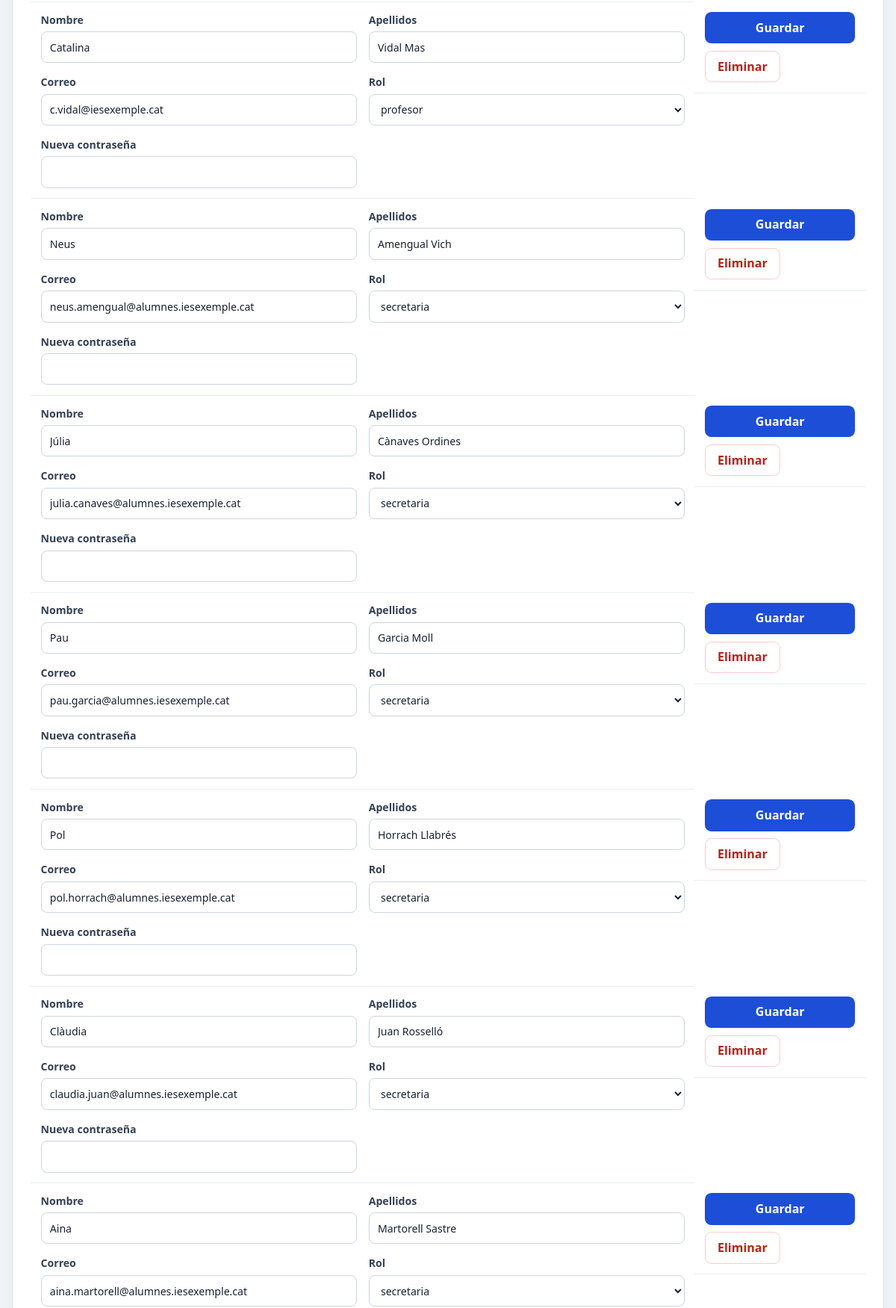
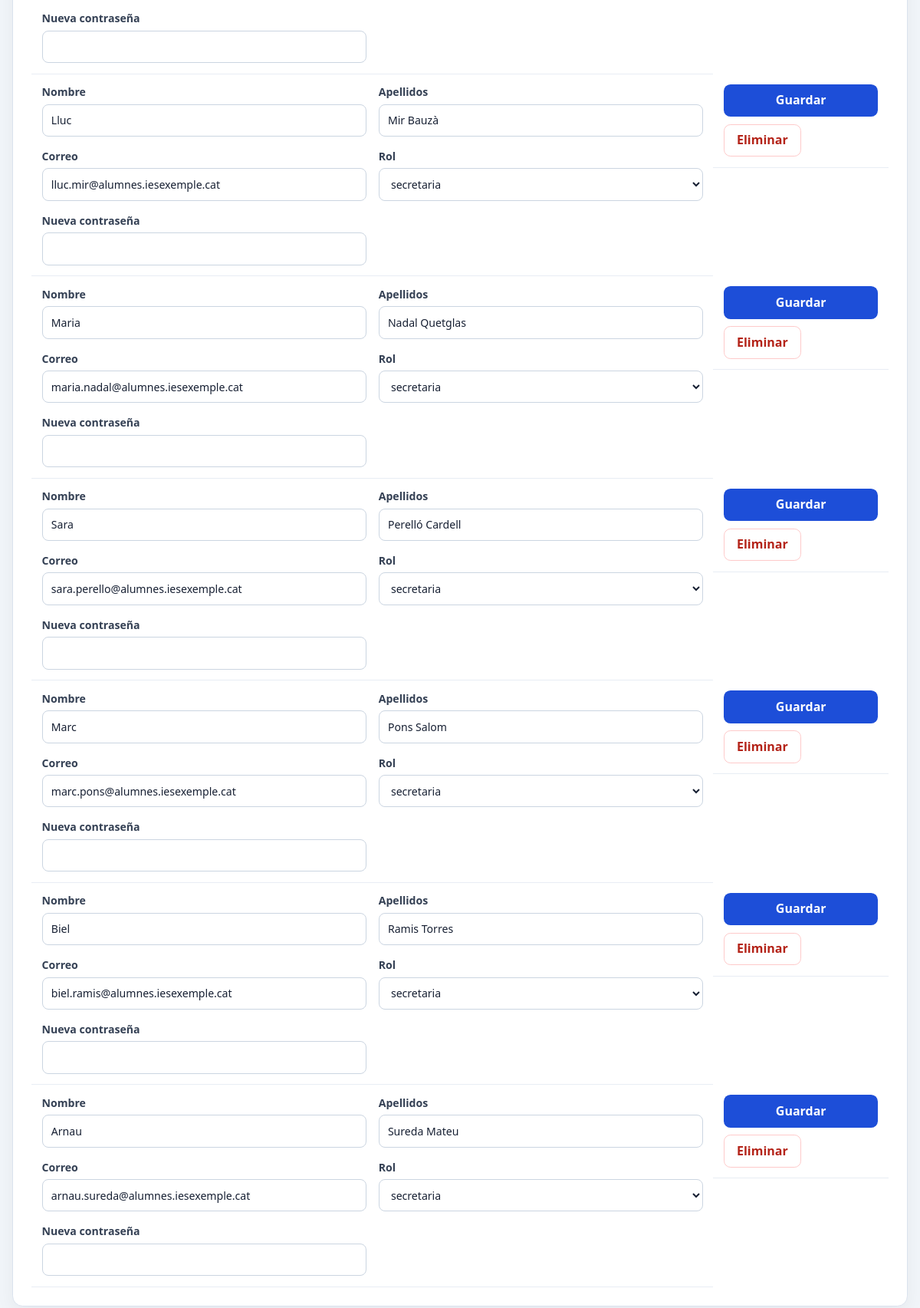
Before: /vistas/administracion/adm_usuarios.php (signed in, lower part) with the older database file (2 pictures, top to bottom).
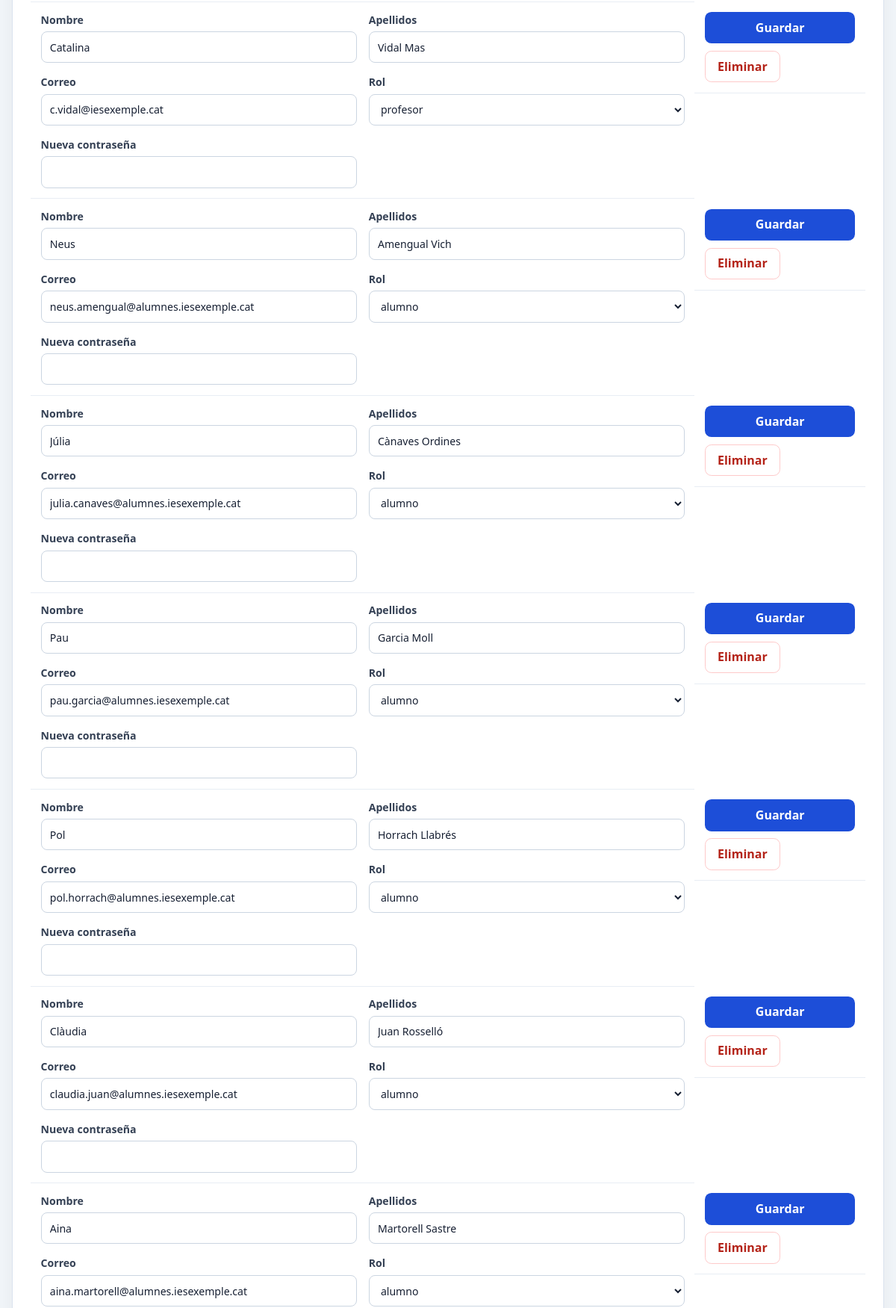
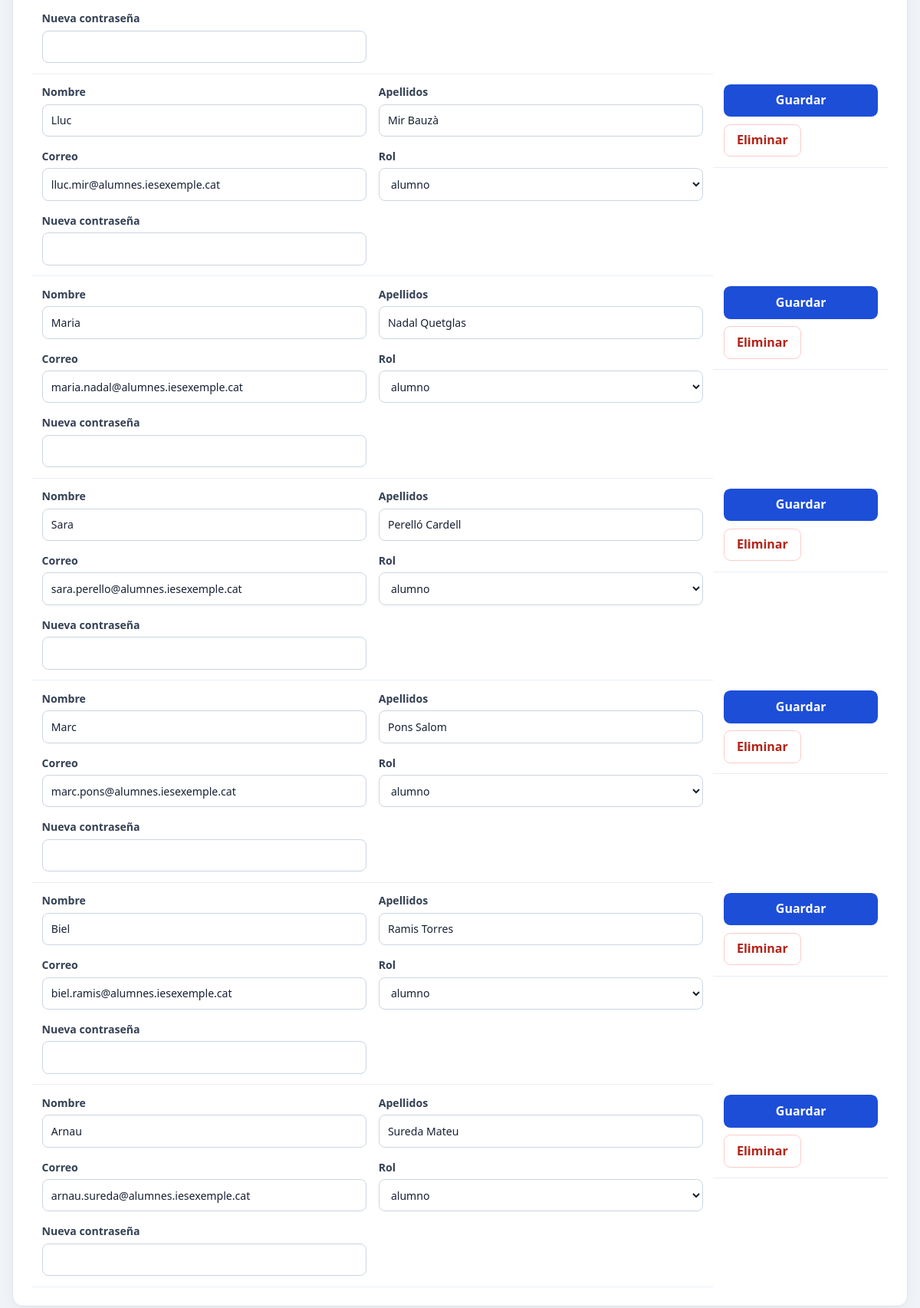
After: the same page with the newer database file (2 pictures, top to bottom).
### tables this page shows
CREATE TABLE tb_usuarios (
    id_usuario  INT UNSIGNED NOT NULL AUTO_INCREMENT,
    id_rol      INT UNSIGNED NOT NULL,
    nombre      VARCHAR(60)  NOT NULL,
    apellidos   VARCHAR(100) NOT NULL,
    email       VARCHAR(120) NOT NULL,
    password    VARCHAR(255) NOT NULL,
    PRIMARY KEY (id_usuario),
    UNIQUE KEY uq_usuarios_email (email),
    FOREIGN KEY (id_rol) REFERENCES tb_roles (id_rol)
);

CREATE TABLE tb_roles (
    id_rol  INT UNSIGNED NOT NULL AUTO_INCREMENT,
    nombre  VARCHAR(30)  NOT NULL,
    PRIMARY KEY (id_rol)
);

### procesos/administracion/adm_consultar_usuarios.php (called while the page is built, shortened)
<?php
require_once __DIR__ . '/adm_acceso.php';
$adm_usuarios_consulta = $conexion->query(
    'SELECT u.id_usuario, u.id_rol, r.nombre AS nombre_rol,
            u.nombre, u.apellidos, u.email
     FROM tb_usuarios AS u
     INNER JOIN tb_roles AS r ON r.id_rol = u.id_rol
     ORDER BY r.id_rol, u.apellidos, u.nombre'
);
$adm_usuarios = $adm_usuarios_consulta->fetchAll();
$adm_roles_consulta = $conexion->query('SELECT id_rol, nombre FROM tb_roles ORDER BY id_rol');
$adm_roles = $adm_roles_consulta->fetchAll();

### procesos/administracion/adm_acceso.php (called while the page is built, shortened)
<?php
function adm_escapar(mixed $adm_valor): string
{
    return htmlspecialchars((string) $adm_valor, ENT_QUOTES | ENT_SUBSTITUTE, 'UTF-8');
}

### vistas/administracion/adm_usuarios.php (the view, shortened to what this page needs)
<?php
require_once __DIR__ . '/../../procesos/administracion/adm_consultar_usuarios.php';
?>
<!DOCTYPE html>
<html lang="es">
<head>
    <link rel="stylesheet" href="../css/adm_administracion.css">
</head>
<body>
<main class="adm-contenedor">
    <section class="adm-panel" data-busqueda-panel>
        <div class="adm-tabla-wrap">
            <table>
                <tbody>
                <?php foreach ($adm_usuarios as $adm_usuario): ?>
                    <tr data-busqueda-item data-busqueda-texto="<?= adm_escapar($adm_usuario['nombre'] . ' ' . $adm_usuario['apellidos'] . ' ' . $adm_usuario['email'] . ' ' . $adm_usuario['nombre_rol']) ?>">
                        <td colspan="3">
                            <form id="adm-usuario-<?= (int) $adm_usuario['id_usuario'] ?>" class="adm-formulario adm-grid adm-fila-usuario" action="../../procesos/administracion/adm_guardar_usuario.php" method="post">
                                <label>Nombre<input name="adm_nombre" value="<?= adm_escapar($adm_usuario['nombre']) ?>" maxlength="60" required></label>
                                <label>Apellidos<input name="adm_apellidos" value="<?= adm_escapar($adm_usuario['apellidos']) ?>" maxlength="100" required></label>
                                <label>Correo<input type="email" name="adm_email" value="<?= adm_escapar($adm_usuario['email']) ?>" maxlength="120" required></label>
                                <label>Rol<select name="adm_id_rol"><?php foreach ($adm_roles as $adm_rol): ?><option value="<?= (int) $adm_rol['id_rol'] ?>" <?= (int) $adm_rol['id_rol'] === (int) $adm_usuario['id_rol'] ? 'selected' : '' ?>><?= adm_escapar($adm_rol['nombre']) ?></option><?php endforeach; ?></select></label>
                                <label>Nueva contraseña<input type="password" name="adm_password" minlength="8" maxlength="72" autocomplete="new-password"></label>
                            </form>
                        </td>
                        <td class="adm-acciones">
                            <button class="adm-boton" type="submit" form="adm-usuario-<?= (int) $adm_usuario['id_usuario'] ?>">Guardar</button>
                            <form action="../../procesos/administracion/adm_eliminar_usuario.php" method="post" onsubmit="return confirm('¿Eliminar esta cuenta? Si tiene datos relacionados, la base lo impedirá.');">
                                <button class="adm-boton adm-boton-peligro" type="submit">Eliminar</button>
                            </form>
                        </td>
                    </tr>
                <?php endforeach; ?>
                </tbody>
            </table>
        </div>
    </section>
</main>
</body>
</html>

Changed rows visible on the page:
changed tb_usuarios "Neus": adm_id_rol "secretaria" → "alumno"
changed tb_usuarios "Júlia": adm_id_rol "secretaria" → "alumno"
changed tb_usuarios "Pau": adm_id_rol "secretaria" → "alumno"
changed tb_usuarios "Pol": adm_id_rol "secretaria" → "alumno"
changed tb_usuarios "Clàudia": adm_id_rol "secretaria" → "alumno"
changed tb_usuarios "Aina": adm_id_rol "secretaria" → "alumno"
changed tb_usuarios "Lluc": adm_id_rol "secretaria" → "alumno"
changed tb_usuarios "Maria": adm_id_rol "secretaria" → "alumno"
changed tb_usuarios "Sara": adm_id_rol "secretaria" → "alumno"
changed tb_usuarios "Marc": adm_id_rol "secretaria" → "alumno"
changed tb_usuarios "Biel": adm_id_rol "secretaria" → "alumno"
changed tb_usuarios "Arnau": adm_id_rol "secretaria" → "alumno"
